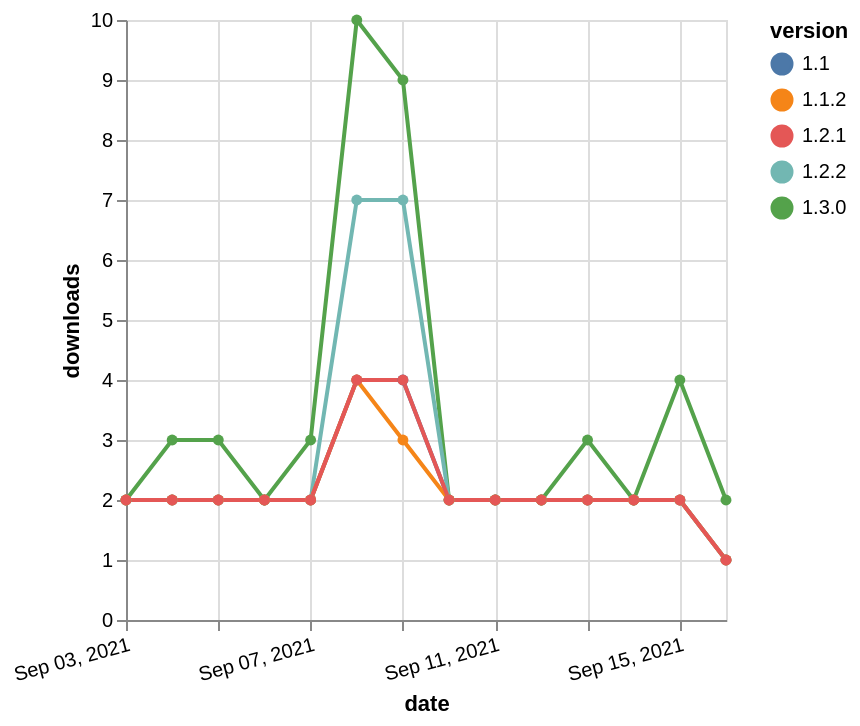

Specify this chart in Vega-Lite:
### Vega-Lite specification from a JSON file in a GitHub repository (floating-point values rounded to 4 significant figures)
{"$schema": "https://vega.github.io/schema/vega-lite/v5.json", "description": "A simple bar chart with embedded data.", "data": {"values": [{"date": "2021-09-03", "total": 2584, "delta": 2, "version": "1.1"}, {"date": "2021-09-04", "total": 2586, "delta": 2, "version": "1.1"}, {"date": "2021-09-05", "total": 2588, "delta": 2, "version": "1.1"}, {"date": "2021-09-06", "total": 2590, "delta": 2, "version": "1.1"}, {"date": "2021-09-07", "total": 2592, "delta": 2, "version": "1.1"}, {"date": "2021-09-08", "total": 2596, "delta": 4, "version": "1.1"}, {"date": "2021-09-09", "total": 2600, "delta": 4, "version": "1.1"}, {"date": "2021-09-10", "total": 2602, "delta": 2, "version": "1.1"}, {"date": "2021-09-11", "total": 2604, "delta": 2, "version": "1.1"}, {"date": "2021-09-12", "total": 2606, "delta": 2, "version": "1.1"}, {"date": "2021-09-13", "total": 2608, "delta": 2, "version": "1.1"}, {"date": "2021-09-14", "total": 2610, "delta": 2, "version": "1.1"}, {"date": "2021-09-15", "total": 2612, "delta": 2, "version": "1.1"}, {"date": "2021-09-16", "total": 2613, "delta": 1, "version": "1.1"}, {"date": "2021-09-03", "total": 684, "delta": 2, "version": "1.3.0"}, {"date": "2021-09-04", "total": 687, "delta": 3, "version": "1.3.0"}, {"date": "2021-09-05", "total": 690, "delta": 3, "version": "1.3.0"}, {"date": "2021-09-06", "total": 692, "delta": 2, "version": "1.3.0"}, {"date": "2021-09-07", "total": 695, "delta": 3, "version": "1.3.0"}, {"date": "2021-09-08", "total": 705, "delta": 10, "version": "1.3.0"}, {"date": "2021-09-09", "total": 714, "delta": 9, "version": "1.3.0"}, {"date": "2021-09-10", "total": 716, "delta": 2, "version": "1.3.0"}, {"date": "2021-09-11", "total": 718, "delta": 2, "version": "1.3.0"}, {"date": "2021-09-12", "total": 720, "delta": 2, "version": "1.3.0"}, {"date": "2021-09-13", "total": 723, "delta": 3, "version": "1.3.0"}, {"date": "2021-09-14", "total": 725, "delta": 2, "version": "1.3.0"}, {"date": "2021-09-15", "total": 729, "delta": 4, "version": "1.3.0"}, {"date": "2021-09-16", "total": 731, "delta": 2, "version": "1.3.0"}, {"date": "2021-09-03", "total": 1176, "delta": 2, "version": "1.2.2"}, {"date": "2021-09-04", "total": 1178, "delta": 2, "version": "1.2.2"}, {"date": "2021-09-05", "total": 1180, "delta": 2, "version": "1.2.2"}, {"date": "2021-09-06", "total": 1182, "delta": 2, "version": "1.2.2"}, {"date": "2021-09-07", "total": 1184, "delta": 2, "version": "1.2.2"}, {"date": "2021-09-08", "total": 1191, "delta": 7, "version": "1.2.2"}, {"date": "2021-09-09", "total": 1198, "delta": 7, "version": "1.2.2"}, {"date": "2021-09-10", "total": 1200, "delta": 2, "version": "1.2.2"}, {"date": "2021-09-11", "total": 1202, "delta": 2, "version": "1.2.2"}, {"date": "2021-09-12", "total": 1204, "delta": 2, "version": "1.2.2"}, {"date": "2021-09-13", "total": 1206, "delta": 2, "version": "1.2.2"}, {"date": "2021-09-14", "total": 1208, "delta": 2, "version": "1.2.2"}, {"date": "2021-09-15", "total": 1210, "delta": 2, "version": "1.2.2"}, {"date": "2021-09-16", "total": 1211, "delta": 1, "version": "1.2.2"}, {"date": "2021-09-03", "total": 2367, "delta": 2, "version": "1.1.2"}, {"date": "2021-09-04", "total": 2369, "delta": 2, "version": "1.1.2"}, {"date": "2021-09-05", "total": 2371, "delta": 2, "version": "1.1.2"}, {"date": "2021-09-06", "total": 2373, "delta": 2, "version": "1.1.2"}, {"date": "2021-09-07", "total": 2375, "delta": 2, "version": "1.1.2"}, {"date": "2021-09-08", "total": 2379, "delta": 4, "version": "1.1.2"}, {"date": "2021-09-09", "total": 2382, "delta": 3, "version": "1.1.2"}, {"date": "2021-09-10", "total": 2384, "delta": 2, "version": "1.1.2"}, {"date": "2021-09-11", "total": 2386, "delta": 2, "version": "1.1.2"}, {"date": "2021-09-12", "total": 2388, "delta": 2, "version": "1.1.2"}, {"date": "2021-09-13", "total": 2390, "delta": 2, "version": "1.1.2"}, {"date": "2021-09-14", "total": 2392, "delta": 2, "version": "1.1.2"}, {"date": "2021-09-15", "total": 2394, "delta": 2, "version": "1.1.2"}, {"date": "2021-09-16", "total": 2395, "delta": 1, "version": "1.1.2"}, {"date": "2021-09-03", "total": 1032, "delta": 2, "version": "1.2.1"}, {"date": "2021-09-04", "total": 1034, "delta": 2, "version": "1.2.1"}, {"date": "2021-09-05", "total": 1036, "delta": 2, "version": "1.2.1"}, {"date": "2021-09-06", "total": 1038, "delta": 2, "version": "1.2.1"}, {"date": "2021-09-07", "total": 1040, "delta": 2, "version": "1.2.1"}, {"date": "2021-09-08", "total": 1044, "delta": 4, "version": "1.2.1"}, {"date": "2021-09-09", "total": 1048, "delta": 4, "version": "1.2.1"}, {"date": "2021-09-10", "total": 1050, "delta": 2, "version": "1.2.1"}, {"date": "2021-09-11", "total": 1052, "delta": 2, "version": "1.2.1"}, {"date": "2021-09-12", "total": 1054, "delta": 2, "version": "1.2.1"}, {"date": "2021-09-13", "total": 1056, "delta": 2, "version": "1.2.1"}, {"date": "2021-09-14", "total": 1058, "delta": 2, "version": "1.2.1"}, {"date": "2021-09-15", "total": 1060, "delta": 2, "version": "1.2.1"}, {"date": "2021-09-16", "total": 1061, "delta": 1, "version": "1.2.1"}]}, "width": "container", "mark": {"type": "line", "point": {"filled": true}}, "encoding": {"x": {"field": "date", "type": "temporal", "timeUnit": "yearmonthdate", "title": "date", "axis": {"labelAngle": -15}}, "y": {"field": "delta", "type": "quantitative", "title": "downloads"}, "color": {"field": "version", "type": "nominal"}, "tooltip": {"field": "delta"}}}
